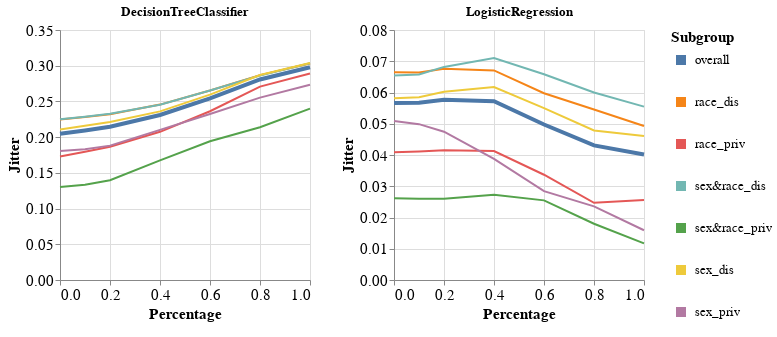

Notebook cell for this chart:
### Markdown cell above
### Specific subgroup metric per dataset and multiple models

### Code cell
visualizer.create_subgroups_grid_pct_lines_per_model_plot(subgroup_metric='Jitter',
                                                          target_preprocessing_technique=PREPROCESSING_TECHNIQUES[0],
                                                          model_names=MODEL_NAMES)

### Figure 1 — Vega-Lite specification as saved in the notebook (floating-point values rounded to 4 significant figures)
{"config": {"view": {"continuousWidth": 400, "continuousHeight": 300}, "axis": {"labelFontSize": 15, "titleFontSize": 15}, "legend": {"labelFontSize": 13, "symbolStrokeWidth": 10, "titleFontSize": 15}}, "vconcat": [{"hconcat": [{"mark": "line", "encoding": {"color": {"field": "Subgroup", "type": "nominal"}, "strokeWidth": {"condition": {"value": 4, "test": "datum.Subgroup == 'overall'"}, "value": 2}, "x": {"field": "Percentage", "type": "quantitative"}, "y": {"field": "Metric_Value", "title": "Jitter", "type": "quantitative"}}, "height": 250, "title": "DecisionTreeClassifier", "width": 250}, {"data": {"name": "data-d1812181b3e6a75e51660ef506998576"}, "mark": "line", "encoding": {"color": {"field": "Subgroup", "type": "nominal"}, "strokeWidth": {"condition": {"value": 4, "test": "datum.Subgroup == 'overall'"}, "value": 2}, "x": {"field": "Percentage", "type": "quantitative"}, "y": {"field": "Metric_Value", "title": "Jitter", "type": "quantitative"}}, "height": 250, "title": "LogisticRegression", "width": 250}]}], "data": {"name": "data-d41120ce10c4c7faeb9f5b81d7cae831"}, "$schema": "https://vega.github.io/schema/vega-lite/v4.17.0.json", "datasets": {"data-d41120ce10c4c7faeb9f5b81d7cae831": [{"Model_Name": "DecisionTreeClassifier", "Test_Set_Index": 0.0, "Metric": "Jitter", "Subgroup": "overall", "Num_Estimators": 50.0, "Metric_Value": 0.2048, "Percentage": 0.0}, {"Model_Name": "DecisionTreeClassifier", "Test_Set_Index": 0.0, "Metric": "Jitter", "Subgroup": "race_dis", "Num_Estimators": 50.0, "Metric_Value": 0.2246, "Percentage": 0.0}, {"Model_Name": "DecisionTreeClassifier", "Test_Set_Index": 0.0, "Metric": "Jitter", "Subgroup": "race_priv", "Num_Estimators": 50.0, "Metric_Value": 0.1729, "Percentage": 0.0}, {"Model_Name": "DecisionTreeClassifier", "Test_Set_Index": 0.0, "Metric": "Jitter", "Subgroup": "sex&race_dis", "Num_Estimators": 50.0, "Metric_Value": 0.2249, "Percentage": 0.0}, {"Model_Name": "DecisionTreeClassifier", "Test_Set_Index": 0.0, "Metric": "Jitter", "Subgroup": "sex&race_priv", "Num_Estimators": 50.0, "Metric_Value": 0.1302, "Percentage": 0.0}, {"Model_Name": "DecisionTreeClassifier", "Test_Set_Index": 0.0, "Metric": "Jitter", "Subgroup": "sex_dis", "Num_Estimators": 50.0, "Metric_Value": 0.2107, "Percentage": 0.0}, {"Model_Name": "DecisionTreeClassifier", "Test_Set_Index": 0.0, "Metric": "Jitter", "Subgroup": "sex_priv", "Num_Estimators": 50.0, "Metric_Value": 0.1805, "Percentage": 0.0}, {"Model_Name": "DecisionTreeClassifier", "Test_Set_Index": 1.0, "Metric": "Jitter", "Subgroup": "overall", "Num_Estimators": 50.0, "Metric_Value": 0.2094, "Percentage": 0.1}, {"Model_Name": "DecisionTreeClassifier", "Test_Set_Index": 1.0, "Metric": "Jitter", "Subgroup": "race_dis", "Num_Estimators": 50.0, "Metric_Value": 0.228, "Percentage": 0.1}, {"Model_Name": "DecisionTreeClassifier", "Test_Set_Index": 1.0, "Metric": "Jitter", "Subgroup": "race_priv", "Num_Estimators": 50.0, "Metric_Value": 0.1794, "Percentage": 0.1}, {"Model_Name": "DecisionTreeClassifier", "Test_Set_Index": 1.0, "Metric": "Jitter", "Subgroup": "sex&race_dis", "Num_Estimators": 50.0, "Metric_Value": 0.2287, "Percentage": 0.1}, {"Model_Name": "DecisionTreeClassifier", "Test_Set_Index": 1.0, "Metric": "Jitter", "Subgroup": "sex&race_priv", "Num_Estimators": 50.0, "Metric_Value": 0.1334, "Percentage": 0.1}, {"Model_Name": "DecisionTreeClassifier", "Test_Set_Index": 1.0, "Metric": "Jitter", "Subgroup": "sex_dis", "Num_Estimators": 50.0, "Metric_Value": 0.2159, "Percentage": 0.1}, {"Model_Name": "DecisionTreeClassifier", "Test_Set_Index": 1.0, "Metric": "Jitter", "Subgroup": "sex_priv", "Num_Estimators": 50.0, "Metric_Value": 0.1832, "Percentage": 0.1}, {"Model_Name": "DecisionTreeClassifier", "Test_Set_Index": 2.0, "Metric": "Jitter", "Subgroup": "overall", "Num_Estimators": 50.0, "Metric_Value": 0.2146, "Percentage": 0.2}, {"Model_Name": "DecisionTreeClassifier", "Test_Set_Index": 2.0, "Metric": "Jitter", "Subgroup": "race_dis", "Num_Estimators": 50.0, "Metric_Value": 0.232, "Percentage": 0.2}, {"Model_Name": "DecisionTreeClassifier", "Test_Set_Index": 2.0, "Metric": "Jitter", "Subgroup": "race_priv", "Num_Estimators": 50.0, "Metric_Value": 0.1866, "Percentage": 0.2}, {"Model_Name": "DecisionTreeClassifier", "Test_Set_Index": 2.0, "Metric": "Jitter", "Subgroup": "sex&race_dis", "Num_Estimators": 50.0, "Metric_Value": 0.2327, "Percentage": 0.2}, {"Model_Name": "DecisionTreeClassifier", "Test_Set_Index": 2.0, "Metric": "Jitter", "Subgroup": "sex&race_priv", "Num_Estimators": 50.0, "Metric_Value": 0.1397, "Percentage": 0.2}, {"Model_Name": "DecisionTreeClassifier", "Test_Set_Index": 2.0, "Metric": "Jitter", "Subgroup": "sex_dis", "Num_Estimators": 50.0, "Metric_Value": 0.2211, "Percentage": 0.2}, {"Model_Name": "DecisionTreeClassifier", "Test_Set_Index": 2.0, "Metric": "Jitter", "Subgroup": "sex_priv", "Num_Estimators": 50.0, "Metric_Value": 0.1881, "Percentage": 0.2}, {"Model_Name": "DecisionTreeClassifier", "Test_Set_Index": 3.0, "Metric": "Jitter", "Subgroup": "overall", "Num_Estimators": 50.0, "Metric_Value": 0.231, "Percentage": 0.4}, {"Model_Name": "DecisionTreeClassifier", "Test_Set_Index": 3.0, "Metric": "Jitter", "Subgroup": "race_dis", "Num_Estimators": 50.0, "Metric_Value": 0.2456, "Percentage": 0.4}, {"Model_Name": "DecisionTreeClassifier", "Test_Set_Index": 3.0, "Metric": "Jitter", "Subgroup": "race_priv", "Num_Estimators": 50.0, "Metric_Value": 0.2075, "Percentage": 0.4}, {"Model_Name": "DecisionTreeClassifier", "Test_Set_Index": 3.0, "Metric": "Jitter", "Subgroup": "sex&race_dis", "Num_Estimators": 50.0, "Metric_Value": 0.2455, "Percentage": 0.4}, {"Model_Name": "DecisionTreeClassifier", "Test_Set_Index": 3.0, "Metric": "Jitter", "Subgroup": "sex&race_priv", "Num_Estimators": 50.0, "Metric_Value": 0.1674, "Percentage": 0.4}, {"Model_Name": "DecisionTreeClassifier", "Test_Set_Index": 3.0, "Metric": "Jitter", "Subgroup": "sex_dis", "Num_Estimators": 50.0, "Metric_Value": 0.2361, "Percentage": 0.4}, {"Model_Name": "DecisionTreeClassifier", "Test_Set_Index": 3.0, "Metric": "Jitter", "Subgroup": "sex_priv", "Num_Estimators": 50.0, "Metric_Value": 0.2101, "Percentage": 0.4}, {"Model_Name": "DecisionTreeClassifier", "Test_Set_Index": 4.0, "Metric": "Jitter", "Subgroup": "overall", "Num_Estimators": 50.0, "Metric_Value": 0.2542, "Percentage": 0.6}, {"Model_Name": "DecisionTreeClassifier", "Test_Set_Index": 4.0, "Metric": "Jitter", "Subgroup": "race_dis", "Num_Estimators": 50.0, "Metric_Value": 0.2652, "Percentage": 0.6}, {"Model_Name": "DecisionTreeClassifier", "Test_Set_Index": 4.0, "Metric": "Jitter", "Subgroup": "race_priv", "Num_Estimators": 50.0, "Metric_Value": 0.2363, "Percentage": 0.6}, {"Model_Name": "DecisionTreeClassifier", "Test_Set_Index": 4.0, "Metric": "Jitter", "Subgroup": "sex&race_dis", "Num_Estimators": 50.0, "Metric_Value": 0.2654, "Percentage": 0.6}, {"Model_Name": "DecisionTreeClassifier", "Test_Set_Index": 4.0, "Metric": "Jitter", "Subgroup": "sex&race_priv", "Num_Estimators": 50.0, "Metric_Value": 0.1943, "Percentage": 0.6}, {"Model_Name": "DecisionTreeClassifier", "Test_Set_Index": 4.0, "Metric": "Jitter", "Subgroup": "sex_dis", "Num_Estimators": 50.0, "Metric_Value": 0.2595, "Percentage": 0.6}, {"Model_Name": "DecisionTreeClassifier", "Test_Set_Index": 4.0, "Metric": "Jitter", "Subgroup": "sex_priv", "Num_Estimators": 50.0, "Metric_Value": 0.2323, "Percentage": 0.6}, {"Model_Name": "DecisionTreeClassifier", "Test_Set_Index": 5.0, "Metric": "Jitter", "Subgroup": "overall", "Num_Estimators": 50.0, "Metric_Value": 0.2808, "Percentage": 0.8}, {"Model_Name": "DecisionTreeClassifier", "Test_Set_Index": 5.0, "Metric": "Jitter", "Subgroup": "race_dis", "Num_Estimators": 50.0, "Metric_Value": 0.2869, "Percentage": 0.8}, {"Model_Name": "DecisionTreeClassifier", "Test_Set_Index": 5.0, "Metric": "Jitter", "Subgroup": "race_priv", "Num_Estimators": 50.0, "Metric_Value": 0.2707, "Percentage": 0.8}, {"Model_Name": "DecisionTreeClassifier", "Test_Set_Index": 5.0, "Metric": "Jitter", "Subgroup": "sex&race_dis", "Num_Estimators": 50.0, "Metric_Value": 0.2862, "Percentage": 0.8}, {"Model_Name": "DecisionTreeClassifier", "Test_Set_Index": 5.0, "Metric": "Jitter", "Subgroup": "sex&race_priv", "Num_Estimators": 50.0, "Metric_Value": 0.2139, "Percentage": 0.8}, {"Model_Name": "DecisionTreeClassifier", "Test_Set_Index": 5.0, "Metric": "Jitter", "Subgroup": "sex_dis", "Num_Estimators": 50.0, "Metric_Value": 0.287, "Percentage": 0.8}, {"Model_Name": "DecisionTreeClassifier", "Test_Set_Index": 5.0, "Metric": "Jitter", "Subgroup": "sex_priv", "Num_Estimators": 50.0, "Metric_Value": 0.2553, "Percentage": 0.8}, {"Model_Name": "DecisionTreeClassifier", "Test_Set_Index": 6.0, "Metric": "Jitter", "Subgroup": "overall", "Num_Estimators": 50.0, "Metric_Value": 0.2979, "Percentage": 1.0}, {"Model_Name": "DecisionTreeClassifier", "Test_Set_Index": 6.0, "Metric": "Jitter", "Subgroup": "race_dis", "Num_Estimators": 50.0, "Metric_Value": 0.3032, "Percentage": 1.0}, {"Model_Name": "DecisionTreeClassifier", "Test_Set_Index": 6.0, "Metric": "Jitter", "Subgroup": "race_priv", "Num_Estimators": 50.0, "Metric_Value": 0.289, "Percentage": 1.0}, {"Model_Name": "DecisionTreeClassifier", "Test_Set_Index": 6.0, "Metric": "Jitter", "Subgroup": "sex&race_dis", "Num_Estimators": 50.0, "Metric_Value": 0.3036, "Percentage": 1.0}, {"Model_Name": "DecisionTreeClassifier", "Test_Set_Index": 6.0, "Metric": "Jitter", "Subgroup": "sex&race_priv", "Num_Estimators": 50.0, "Metric_Value": 0.24, "Percentage": 1.0}, {"Model_Name": "DecisionTreeClassifier", "Test_Set_Index": 6.0, "Metric": "Jitter", "Subgroup": "sex_dis", "Num_Estimators": 50.0, "Metric_Value": 0.3038, "Percentage": 1.0}, {"Model_Name": "DecisionTreeClassifier", "Test_Set_Index": 6.0, "Metric": "Jitter", "Subgroup": "sex_priv", "Num_Estimators": 50.0, "Metric_Value": 0.2735, "Percentage": 1.0}], "data-d1812181b3e6a75e51660ef506998576": [{"Model_Name": "LogisticRegression", "Test_Set_Index": 0.0, "Metric": "Jitter", "Subgroup": "overall", "Num_Estimators": 50.0, "Metric_Value": 0.05665, "Percentage": 0.0}, {"Model_Name": "LogisticRegression", "Test_Set_Index": 0.0, "Metric": "Jitter", "Subgroup": "race_dis", "Num_Estimators": 50.0, "Metric_Value": 0.06644, "Percentage": 0.0}, {"Model_Name": "LogisticRegression", "Test_Set_Index": 0.0, "Metric": "Jitter", "Subgroup": "race_priv", "Num_Estimators": 50.0, "Metric_Value": 0.04088, "Percentage": 0.0}, {"Model_Name": "LogisticRegression", "Test_Set_Index": 0.0, "Metric": "Jitter", "Subgroup": "sex&race_dis", "Num_Estimators": 50.0, "Metric_Value": 0.06542, "Percentage": 0.0}, {"Model_Name": "LogisticRegression", "Test_Set_Index": 0.0, "Metric": "Jitter", "Subgroup": "sex&race_priv", "Num_Estimators": 50.0, "Metric_Value": 0.02616, "Percentage": 0.0}, {"Model_Name": "LogisticRegression", "Test_Set_Index": 0.0, "Metric": "Jitter", "Subgroup": "sex_dis", "Num_Estimators": 50.0, "Metric_Value": 0.05814, "Percentage": 0.0}, {"Model_Name": "LogisticRegression", "Test_Set_Index": 0.0, "Metric": "Jitter", "Subgroup": "sex_priv", "Num_Estimators": 50.0, "Metric_Value": 0.0509, "Percentage": 0.0}, {"Model_Name": "LogisticRegression", "Test_Set_Index": 1.0, "Metric": "Jitter", "Subgroup": "overall", "Num_Estimators": 50.0, "Metric_Value": 0.0567, "Percentage": 0.1}, {"Model_Name": "LogisticRegression", "Test_Set_Index": 1.0, "Metric": "Jitter", "Subgroup": "race_dis", "Num_Estimators": 50.0, "Metric_Value": 0.06637, "Percentage": 0.1}, {"Model_Name": "LogisticRegression", "Test_Set_Index": 1.0, "Metric": "Jitter", "Subgroup": "race_priv", "Num_Estimators": 50.0, "Metric_Value": 0.04113, "Percentage": 0.1}, {"Model_Name": "LogisticRegression", "Test_Set_Index": 1.0, "Metric": "Jitter", "Subgroup": "sex&race_dis", "Num_Estimators": 50.0, "Metric_Value": 0.06576, "Percentage": 0.1}, {"Model_Name": "LogisticRegression", "Test_Set_Index": 1.0, "Metric": "Jitter", "Subgroup": "sex&race_priv", "Num_Estimators": 50.0, "Metric_Value": 0.02602, "Percentage": 0.1}, {"Model_Name": "LogisticRegression", "Test_Set_Index": 1.0, "Metric": "Jitter", "Subgroup": "sex_dis", "Num_Estimators": 50.0, "Metric_Value": 0.05849, "Percentage": 0.1}, {"Model_Name": "LogisticRegression", "Test_Set_Index": 1.0, "Metric": "Jitter", "Subgroup": "sex_priv", "Num_Estimators": 50.0, "Metric_Value": 0.04987, "Percentage": 0.1}, {"Model_Name": "LogisticRegression", "Test_Set_Index": 2.0, "Metric": "Jitter", "Subgroup": "overall", "Num_Estimators": 50.0, "Metric_Value": 0.05764, "Percentage": 0.2}, {"Model_Name": "LogisticRegression", "Test_Set_Index": 2.0, "Metric": "Jitter", "Subgroup": "race_dis", "Num_Estimators": 50.0, "Metric_Value": 0.06761, "Percentage": 0.2}, {"Model_Name": "LogisticRegression", "Test_Set_Index": 2.0, "Metric": "Jitter", "Subgroup": "race_priv", "Num_Estimators": 50.0, "Metric_Value": 0.04155, "Percentage": 0.2}, {"Model_Name": "LogisticRegression", "Test_Set_Index": 2.0, "Metric": "Jitter", "Subgroup": "sex&race_dis", "Num_Estimators": 50.0, "Metric_Value": 0.06819, "Percentage": 0.2}, {"Model_Name": "LogisticRegression", "Test_Set_Index": 2.0, "Metric": "Jitter", "Subgroup": "sex&race_priv", "Num_Estimators": 50.0, "Metric_Value": 0.02602, "Percentage": 0.2}, {"Model_Name": "LogisticRegression", "Test_Set_Index": 2.0, "Metric": "Jitter", "Subgroup": "sex_dis", "Num_Estimators": 50.0, "Metric_Value": 0.06025, "Percentage": 0.2}, {"Model_Name": "LogisticRegression", "Test_Set_Index": 2.0, "Metric": "Jitter", "Subgroup": "sex_priv", "Num_Estimators": 50.0, "Metric_Value": 0.04746, "Percentage": 0.2}, {"Model_Name": "LogisticRegression", "Test_Set_Index": 3.0, "Metric": "Jitter", "Subgroup": "overall", "Num_Estimators": 50.0, "Metric_Value": 0.0572, "Percentage": 0.4}, {"Model_Name": "LogisticRegression", "Test_Set_Index": 3.0, "Metric": "Jitter", "Subgroup": "race_dis", "Num_Estimators": 50.0, "Metric_Value": 0.06708, "Percentage": 0.4}, {"Model_Name": "LogisticRegression", "Test_Set_Index": 3.0, "Metric": "Jitter", "Subgroup": "race_priv", "Num_Estimators": 50.0, "Metric_Value": 0.04128, "Percentage": 0.4}, {"Model_Name": "LogisticRegression", "Test_Set_Index": 3.0, "Metric": "Jitter", "Subgroup": "sex&race_dis", "Num_Estimators": 50.0, "Metric_Value": 0.07105, "Percentage": 0.4}, {"Model_Name": "LogisticRegression", "Test_Set_Index": 3.0, "Metric": "Jitter", "Subgroup": "sex&race_priv", "Num_Estimators": 50.0, "Metric_Value": 0.02727, "Percentage": 0.4}, {"Model_Name": "LogisticRegression", "Test_Set_Index": 3.0, "Metric": "Jitter", "Subgroup": "sex_dis", "Num_Estimators": 50.0, "Metric_Value": 0.06177, "Percentage": 0.4}, {"Model_Name": "LogisticRegression", "Test_Set_Index": 3.0, "Metric": "Jitter", "Subgroup": "sex_priv", "Num_Estimators": 50.0, "Metric_Value": 0.03873, "Percentage": 0.4}, {"Model_Name": "LogisticRegression", "Test_Set_Index": 4.0, "Metric": "Jitter", "Subgroup": "overall", "Num_Estimators": 50.0, "Metric_Value": 0.04976, "Percentage": 0.6}, {"Model_Name": "LogisticRegression", "Test_Set_Index": 4.0, "Metric": "Jitter", "Subgroup": "race_dis", "Num_Estimators": 50.0, "Metric_Value": 0.05976, "Percentage": 0.6}, {"Model_Name": "LogisticRegression", "Test_Set_Index": 4.0, "Metric": "Jitter", "Subgroup": "race_priv", "Num_Estimators": 50.0, "Metric_Value": 0.03368, "Percentage": 0.6}, {"Model_Name": "LogisticRegression", "Test_Set_Index": 4.0, "Metric": "Jitter", "Subgroup": "sex&race_dis", "Num_Estimators": 50.0, "Metric_Value": 0.06583, "Percentage": 0.6}, {"Model_Name": "LogisticRegression", "Test_Set_Index": 4.0, "Metric": "Jitter", "Subgroup": "sex&race_priv", "Num_Estimators": 50.0, "Metric_Value": 0.02548, "Percentage": 0.6}, {"Model_Name": "LogisticRegression", "Test_Set_Index": 4.0, "Metric": "Jitter", "Subgroup": "sex_dis", "Num_Estimators": 50.0, "Metric_Value": 0.05502, "Percentage": 0.6}, {"Model_Name": "LogisticRegression", "Test_Set_Index": 4.0, "Metric": "Jitter", "Subgroup": "sex_priv", "Num_Estimators": 50.0, "Metric_Value": 0.02843, "Percentage": 0.6}, {"Model_Name": "LogisticRegression", "Test_Set_Index": 5.0, "Metric": "Jitter", "Subgroup": "overall", "Num_Estimators": 50.0, "Metric_Value": 0.04307, "Percentage": 0.8}, {"Model_Name": "LogisticRegression", "Test_Set_Index": 5.0, "Metric": "Jitter", "Subgroup": "race_dis", "Num_Estimators": 50.0, "Metric_Value": 0.05454, "Percentage": 0.8}, {"Model_Name": "LogisticRegression", "Test_Set_Index": 5.0, "Metric": "Jitter", "Subgroup": "race_priv", "Num_Estimators": 50.0, "Metric_Value": 0.0247, "Percentage": 0.8}, {"Model_Name": "LogisticRegression", "Test_Set_Index": 5.0, "Metric": "Jitter", "Subgroup": "sex&race_dis", "Num_Estimators": 50.0, "Metric_Value": 0.06001, "Percentage": 0.8}, {"Model_Name": "LogisticRegression", "Test_Set_Index": 5.0, "Metric": "Jitter", "Subgroup": "sex&race_priv", "Num_Estimators": 50.0, "Metric_Value": 0.01799, "Percentage": 0.8}, {"Model_Name": "LogisticRegression", "Test_Set_Index": 5.0, "Metric": "Jitter", "Subgroup": "sex_dis", "Num_Estimators": 50.0, "Metric_Value": 0.04784, "Percentage": 0.8}, {"Model_Name": "LogisticRegression", "Test_Set_Index": 5.0, "Metric": "Jitter", "Subgroup": "sex_priv", "Num_Estimators": 50.0, "Metric_Value": 0.02355, "Percentage": 0.8}, {"Model_Name": "LogisticRegression", "Test_Set_Index": 6.0, "Metric": "Jitter", "Subgroup": "overall", "Num_Estimators": 50.0, "Metric_Value": 0.04017, "Percentage": 1.0}, {"Model_Name": "LogisticRegression", "Test_Set_Index": 6.0, "Metric": "Jitter", "Subgroup": "race_dis", "Num_Estimators": 50.0, "Metric_Value": 0.04927, "Percentage": 1.0}, {"Model_Name": "LogisticRegression", "Test_Set_Index": 6.0, "Metric": "Jitter", "Subgroup": "race_priv", "Num_Estimators": 50.0, "Metric_Value": 0.02561, "Percentage": 1.0}, {"Model_Name": "LogisticRegression", "Test_Set_Index": 6.0, "Metric": "Jitter", "Subgroup": "sex&race_dis", "Num_Estimators": 50.0, "Metric_Value": 0.05548, "Percentage": 1.0}, {"Model_Name": "LogisticRegression", "Test_Set_Index": 6.0, "Metric": "Jitter", "Subgroup": "sex&race_priv", "Num_Estimators": 50.0, "Metric_Value": 0.01172, "Percentage": 1.0}, {"Model_Name": "LogisticRegression", "Test_Set_Index": 6.0, "Metric": "Jitter", "Subgroup": "sex_dis", "Num_Estimators": 50.0, "Metric_Value": 0.04611, "Percentage": 1.0}, {"Model_Name": "LogisticRegression", "Test_Set_Index": 6.0, "Metric": "Jitter", "Subgroup": "sex_priv", "Num_Estimators": 50.0, "Metric_Value": 0.01592, "Percentage": 1.0}]}}
